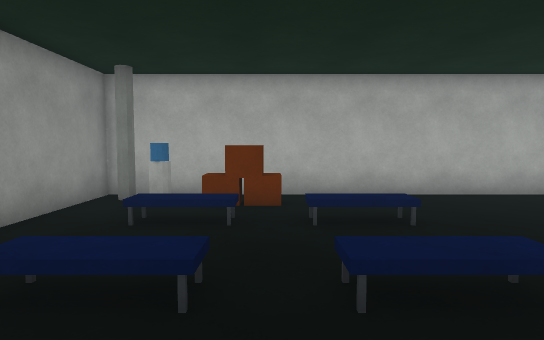
[1] (above)

12 first-person views from a walk through a Unity game level. The camera is 1.3 m above the floor, tilts 4° down and sees 75° across. The floor is counted in squares, 1 m on a side. Each view is taken from the middle of a square. On the plan, view 1 faces up. The plan holds only what a view shows up to about 15 squares ahead; the rest is blank. The place goes on beyond the plan. The player character is not drawn. Surface patterns are stand-ins for the level's own textures.

[2]
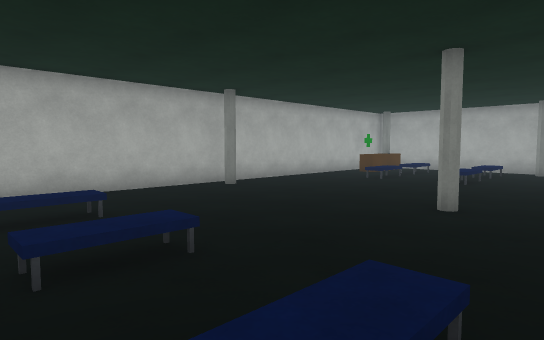

[3]
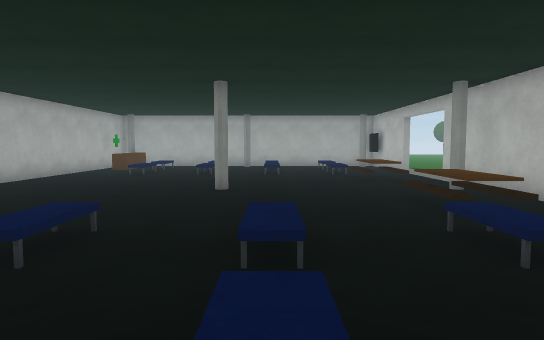

[4]
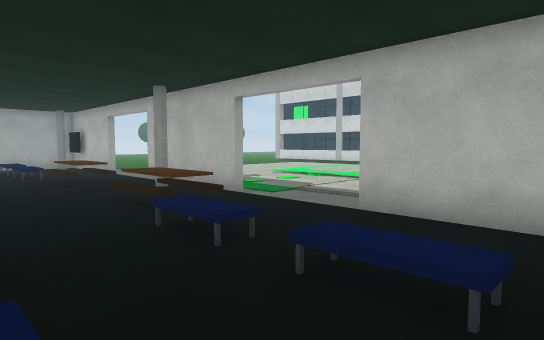

[5]
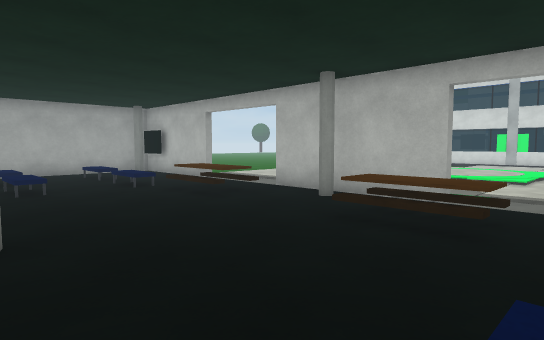

[6]
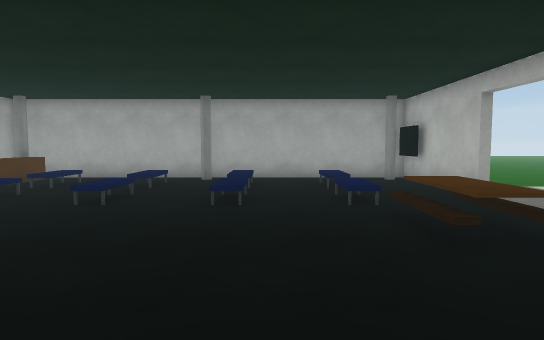

[7]
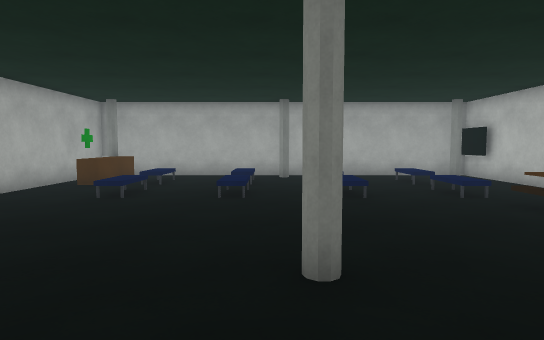

[8]
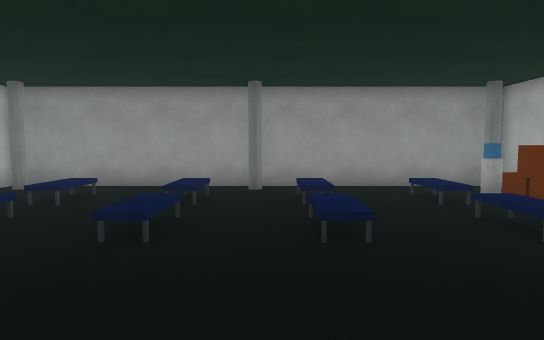

[9]
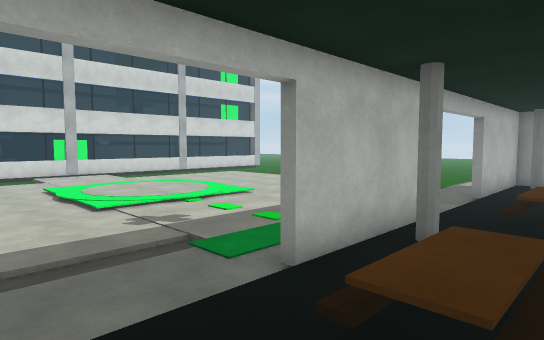

[10]
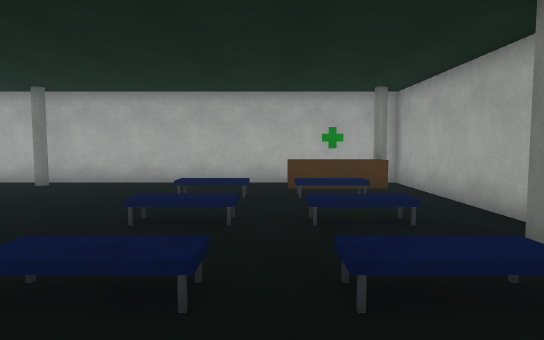

[11]
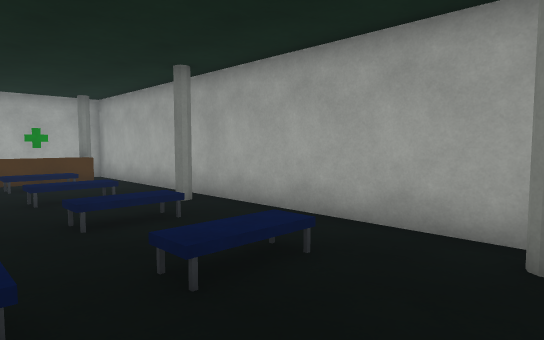

[12]
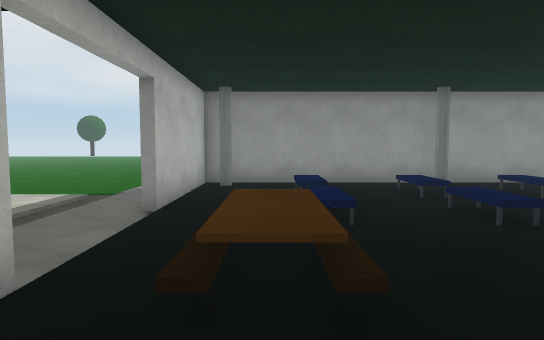

### Floor plan
Key: @ floor where view 1 was taken; # wall or solid block; . main floor; - floor 0.25 m lower than the main floor; : floor 0.5 m higher than the main floor; / step, stairs or slope; ^ raised ledge; O other object.
Columns run from 7 left of view 1 to 20 right of it. Each row starts with its distance up from view 1.
  9    ########################
  8    ###OO...............^^^#
  7    #......................#
  6    #.::.::..........::.::.#
  5    #......................#
  4    #......................#
  3    #.::.::..........::.::.#
  2    #......................#
  1    #...........#..........#
  0    #.::@::..........::.::.#
 -1    #......................#
 -2    #......................#
 -3    #.::.::..........::.::.#
 -4    #.......  O...  O......#
 -5    #......................#
 -6    #####....######....#####
 -7        #----#    #----#
 -8     --------.. ...----
 -9  -------- --/----/---
-10 --------  -----------
-11 ---- --    ----------     --
-12 ----       ----------     --
-13 ----       ----------
-14 --         -......---
-15            -......--
-16            -......--
-17               ....--
-18                ...--
-19                 ..--
-20                  ---

Where each view was taken, in squares from view 1:
view 1: 0 up, 0 right, facing up
view 2: 1 down, 0 right, facing up-right
view 3: 0 up, 3 left, facing right
view 4: 0 up, 3 left, facing down-right
view 5: 2 up, 2 right, facing down-right
view 6: 1 down, 5 right, facing right
view 7: 2 up, 4 right, facing right
view 8: 2 up, 7 right, facing left
view 9: 3 down, 14 right, facing down-left
view 10: 3 down, 15 right, facing up
view 11: 6 down, 14 right, facing up-right
view 12: 4 down, 8 right, facing left
